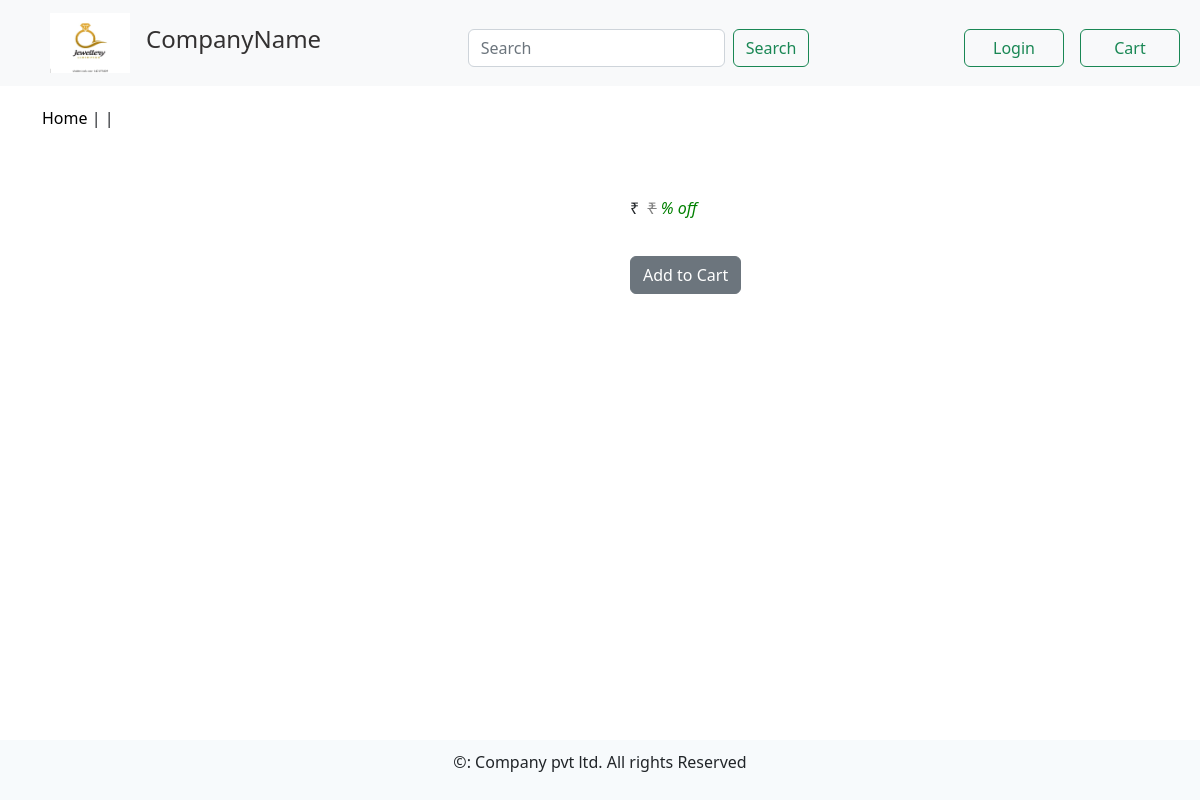
Before: /products/detail/bangles/bangle-1/ with the older database file.
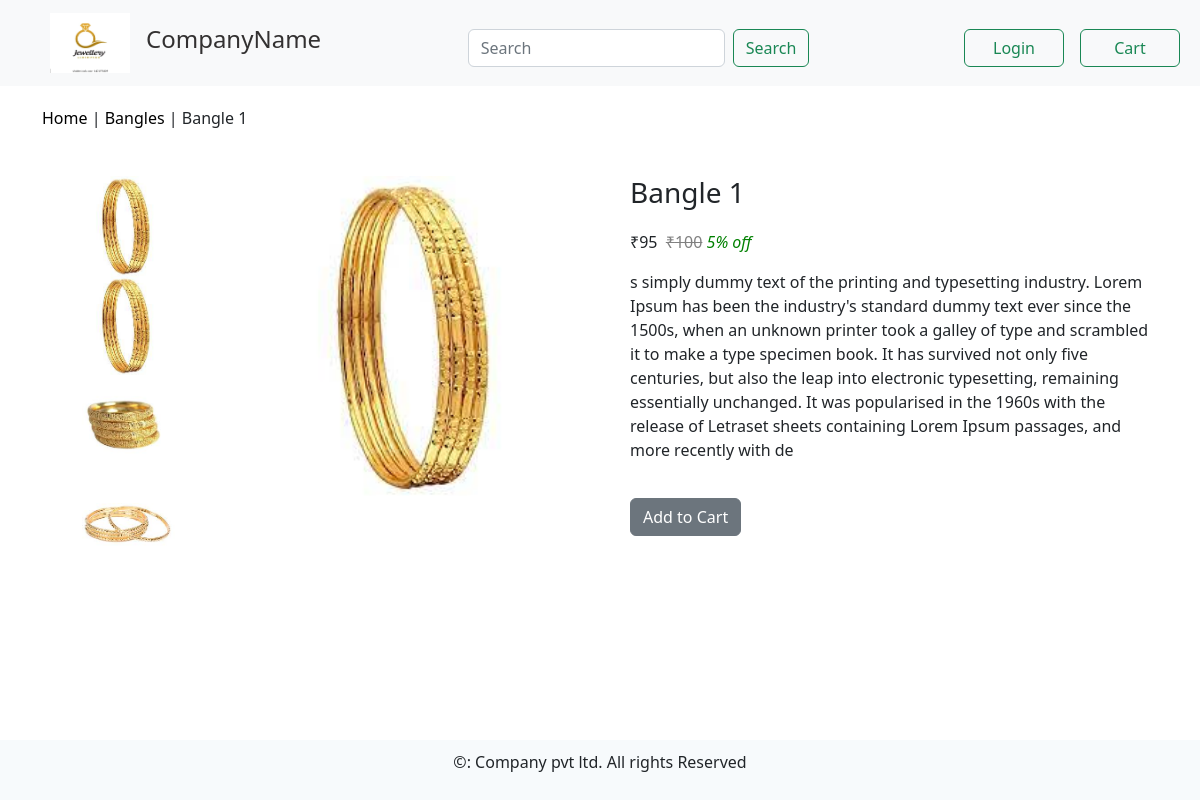
After: the same page with the newer database file.
### products/models.py (models this page shows, shortened)
class Product(models.Model):
    product_name = models.CharField(max_length=250)
    product_description = models.TextField(null=True, blank=True)
    product_price = models.IntegerField()
    product_discount = models.IntegerField(null=True, blank=True, default=0)
    product_final_price = models.IntegerField()
    product_slug = models.SlugField(unique=True, max_length=250, null=True, blank=True)
    product_category = models.ForeignKey(Category,on_delete=models.SET_NULL, null=True, blank=True)
    product_img = models.ImageField(upload_to='ProductImages', null=True, blank=True)
    stock = models.IntegerField(default=10)
    created = models.DateTimeField(auto_now_add=True)
    updated = models.DateTimeField(auto_now=True)
    objects = ModelManage()

class Category(models.Model):
    category_name = models.CharField(max_length=250)
    category_slug = models.SlugField(unique=True, max_length=250, null=True, blank=True)
    category_image = models.ImageField(upload_to='CategoryImages/')
    def get_category_url(self):
        return reverse("products:home_view",kwargs={'category':self.category_slug})
    def __str__(self):
        return self.category_name

class ProductImages(models.Model):
    product = models.ForeignKey(Product, on_delete=models.CASCADE)
    product_image = models.ImageField(upload_to='ProductImages')

### products/views.py (the view)
# urls.py: path('detail/<slug:cat>/<slug:prd>/', views.product_detail_view, name='product_detail_view')
def product_detail_view(request, cat=None, prd=None):
    product_images = None
    product = None
    try:
        category = Category.objects.get(category_slug=cat)
        product = Product.objects.get(product_category=category, product_slug=prd)
        product_images = ProductImages.objects.all().filter(product=product)
    except:
        pass
    return render(request, 'products/detail.html', {'product':product, 'product_images':product_images})

### templates/products/detail.html
{% extends 'base.html' %}
{% block content %}
<div class="container">
    <div class="row product_path">
        <div>
            <p><a class="product_path_links" href="{% url 'products:home_view' %}">Home</a> | <a class="product_path_links" href="{{ product.product_category.get_category_url }}">{{ product.product_category }}</a> | {{ product.product_name }}</p>
        </div>
    </div>
    <div class="row">
            <div class="col-2 product-image-div">
                <a href=""><img class="product-image" src="{{ product.product_img.url }}" alt="" width="60%"></a>
                {% for prd in product_images%}
                    <a href=""><img src="{{ prd.product_image.url }}" alt="" width="60%"></a>
                {% endfor %}
            </div>
            <div class="col-10 col-md-4 product-image-div">
                <img class="product-image" src="{{ product.product_img.url }}" alt="" width="90%">
            </div>
        <div class="col-md-6 product-text-div">
            <h3>{{ product.product_name }}</h3>
            <p class="product-price">&#x20B9;{{ product.product_final_price }} &nbsp;<del style="color: gray;">&#x20B9;{{ product.product_price }}</del> <em style="color: green;">{{ product.product_discount }}% off</em></p>
            <p class="product-description">{{ product.product_description }}</p>
            <a class="btn btn-secondary add-to-cart-btn" href="{% url 'cart:add_cart' product.id  %}">Add to Cart</a>
        </div>
    </div>
</div>
{% endblock %}

Changed rows visible on the page:
added Product: product_category "Bangles", product_name "Bangle 1", product_img (picture), product_final_price "95", product_price "100", product_discount "5", product_description "s simply dummy text of the printing and typesetting industry. Lorem Ipsum has been the industry's standard dummy text ever since the 1500s, when an unknown printer took a galley of type and scrambled it to make a type specimen book. It has survived not only five centuries, but also the leap into electronic typesetting, remaining essentially unchanged. It was popularised in the 1960s with the release of Letraset sheets containing Lorem Ipsum passages, and more recently with de"
added ProductImages: product_image (picture)
added ProductImages: product_image (picture)
added ProductImages: product_image (picture)
